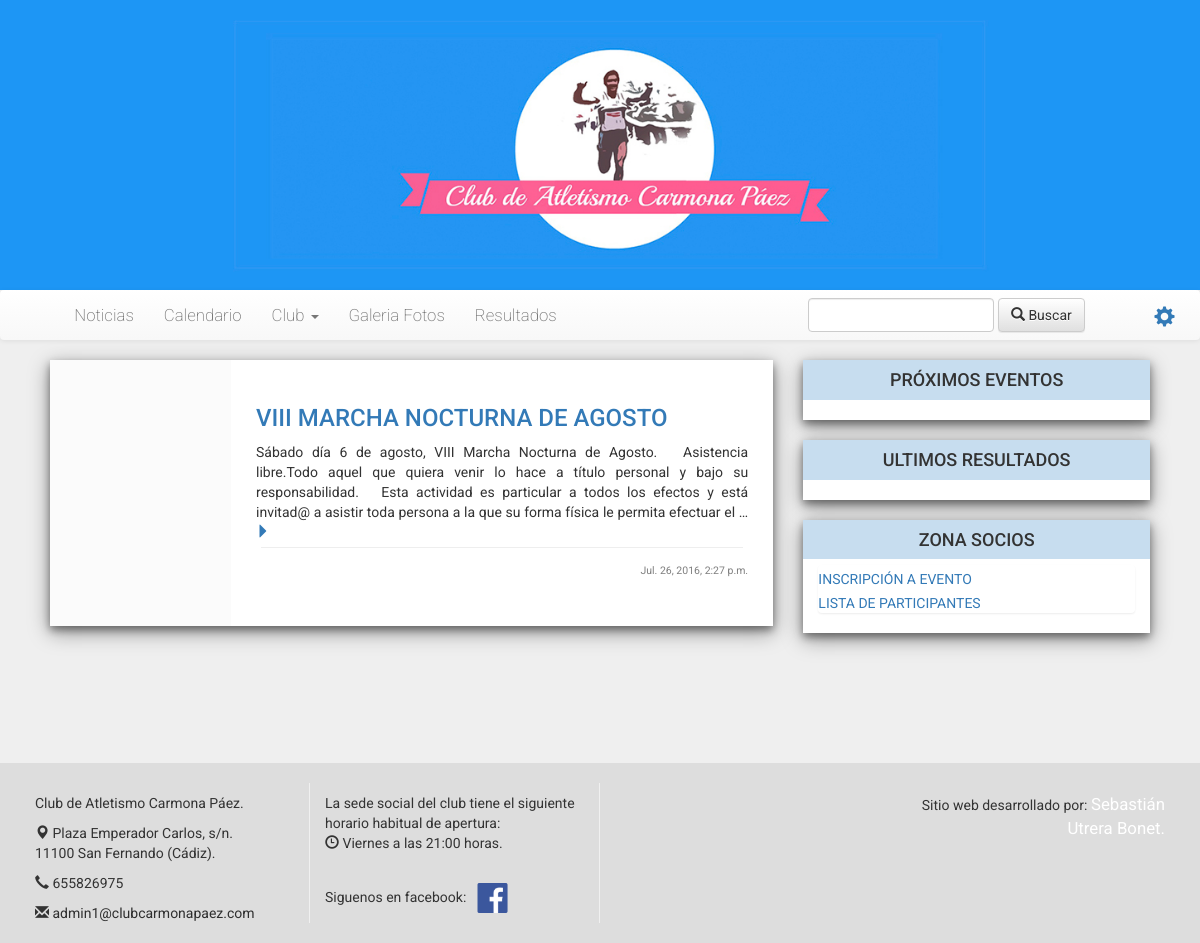
The app's page /, older data.
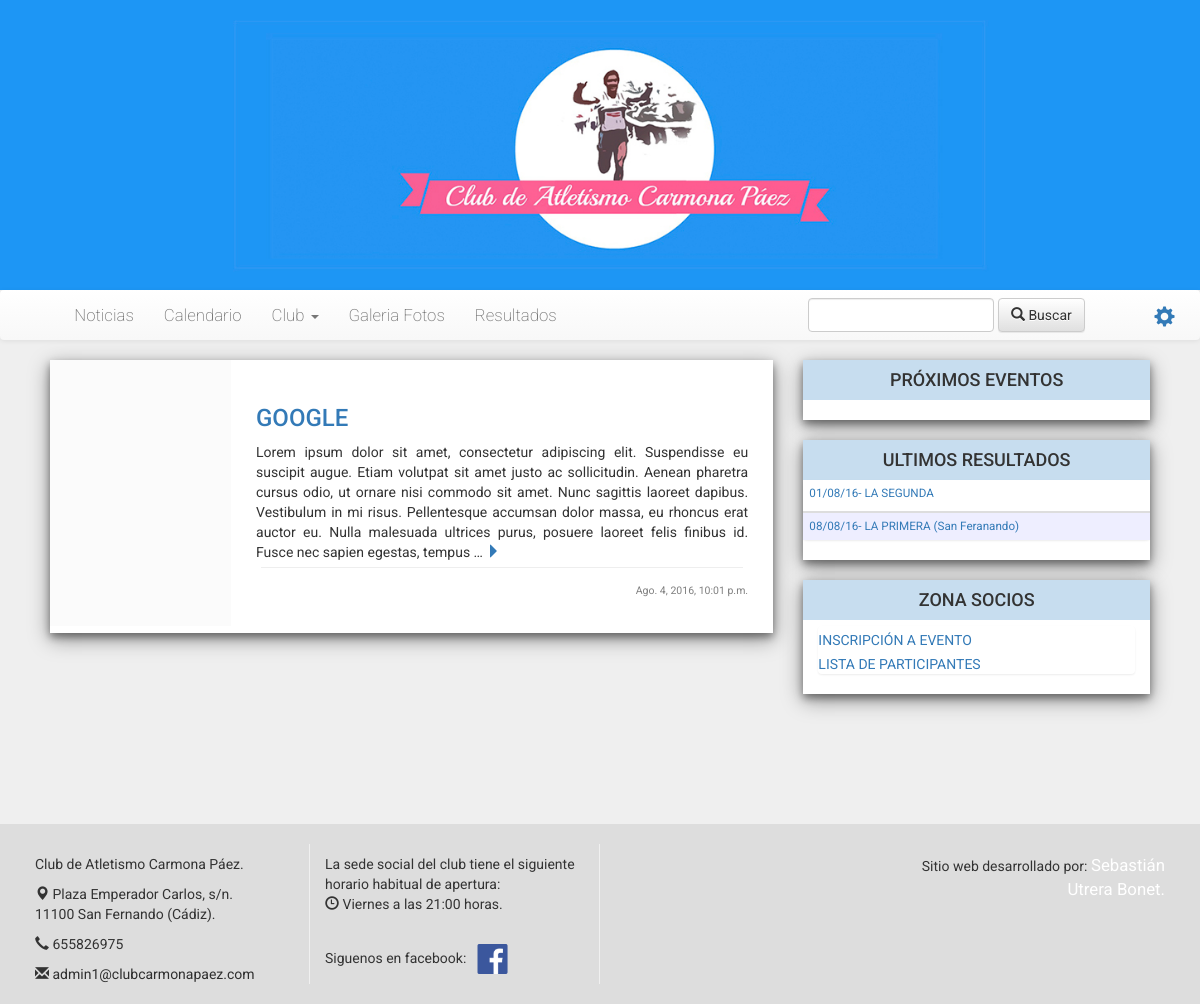
The same page, newer data.
### clubcarmona/models.py (models this page shows, shortened)
class Post(models.Model):
	autor = models.ForeignKey('auth.User')
	titulo = models.CharField(max_length=250)
	texto = RichTextField(max_length=99999999)
	fecha = models.DateTimeField(default=timezone.now)
	fecha_publicacion = models.DateTimeField(blank=True, null=True, default=timezone.now)
	foto = models.ImageField(upload_to='static/img/proximosEventos', default="nofoto.jpg", null=True)

class Carrera(models.Model):
	titulo = models.CharField(max_length=250)
	fecha = models.DateTimeField(default=timezone.now)
	foto = models.ImageField(upload_to='static/img/proximosEventos', default="nofoto.jpg", null=True)
	texto = RichTextField(max_length=99999999,blank=True, null=True)
	link = models.CharField(max_length=200, blank=True, null=True)
	ciudad = models.CharField(max_length=200, blank=True, null=True)
	provicia = models.CharField(max_length=200, default='Cádiz')
	distancia = models.IntegerField(blank=True, null=True)
	precio = models.FloatField(default=0, blank=True, null=True)
	tipo = models.ForeignKey(Tipo)
	galeria_fotos_1 = models.CharField(max_length=9999, null=True, blank=True)
	galeria_fotos_2 = models.CharField(blank=True, null=True,max_length=9999)
	galeria_fotos_3 = models.CharField(blank=True, null=True,max_length=9999)
	resultado = models.FileField(upload_to='static/resultados', null=True, blank=True)

### clubcarmona/views.py (the view)
# urls.py: url(r'^$', views.post_list, name='home'),
def post_list(request):
   hoy = timezone.datetime.today()
   carreras = Carrera.objects.all().order_by('fecha')[0:10:]
   proximos = Carrera.objects.filter(fecha__gte=datetime.today())[:7]
   carrera = Carrera.objects.all().order_by('fecha')
   mes = {1:"ENERO",2:"FEBRERO",3:"MARZO",4:"ABRIL",5:"MAYO",6:"JUNIO",7:"JULIO",8:"AGOSTO",9:"SEPTIEMBRE",int(10):"OCTUBRE",int(11):"NOVIEMBRE",int(12):"DICIEMBRE"}
   dias = timezone.datetime.today()+timedelta(days=20)
   init_post = Post.objects.all().order_by("fecha_publicacion").reverse()
   pag = Paginador(request, init_post, 10, 'posts')
   n = 250
   cxt = {'posts': pag['posts'],
            'totPost': init_post,
            'paginator': pag,
            'n':n,
            'hoy'     : hoy,
            'carreras':carreras,
            'mes':mes,
            'dias':dias,
            'carrera':carrera,
            'proximos':proximos,
          }
   return render(request, 'Club/post_list.html',cxt)

### clubcarmona/templates/Club/post_list.html (shortened to what this page needs)
{% extends 'Club/plantilla.html' %}
{% load staticfiles %}
{% block content %}
    {% for post in posts %}
        <div class="col-lg-12 col-md-12 col-xs-12 col-lg-push-0 polaroid"
             style=" padding: 0; margin: 0px 0 20px 0; background-color: white;">
            {% if post.foto != 'nofoto.jpg' %}
            <div class="col-lg-3 col-md-3 img-responsive"
                 style="margin: 0px; padding: 0; background-color: rgba(240,240,240,0.3)">
                <div style="background-image: url({{ post.foto }});background-repeat: no-repeat; background-size: cover; background-position: top; max-height: 21em; min-height:19em;  width: auto; min-width: 10em;"></div>
            </div>
            <div class="col-lg-9 col-md-7 col-lg-offset-0 col-md-offset-1"
                 style="padding: 1.8em; text-align: justify;">
                <a href="ficha/{{ post.id }}">
                    <h3 style="text-align: left;">{{ post.titulo|upper }}</h3>
                </a>
                {% autoescape off %}
                    {{ post.texto|truncatewords:60|striptags }}
                    {% if post.texto|length > 250 %}
                        <a href="ficha/{{ post.id }}" class="glyphicon glyphicon-triangle-right"></a>
                    {% endif %}
                {% endautoescape %}
                <hr style="margin: 5px; padding: 5px;">
                {% if post.fecha_publicacion != null %}
                    <p style="text-align: right; font-size: 0.75em; color: rgba(119, 119, 119, 0.94);">
                        {{ post.fecha_publicacion }}</p>
                {% endif %}
            </div>
            {% endif %}
        </div>
    {% endfor %}
{% endblock %}

### clubcarmona/templates/Club/plantilla.html (shortened to what the changed rows need)
{% load staticfiles %}
<!DOCTYPE html>
<html lang="es">
<head>
    <link href="{% static 'css/bootstrap.min.css' %}" rel="stylesheet">
    <link href="{% static 'css/bootstrap-theme.min.css' %}" media="screen" rel="stylesheet" type="text/css">
    <link rel="stylesheet" href="//netdna.bootstrapcdn.com/bootstrap/3.1.0/css/bootstrap.min.css">
    <link rel="stylesheet" href="//netdna.bootstrapcdn.com/bootstrap/3.1.0/css/bootstrap-theme.min.css">
    <link href="{% static 'css/style.css' %}" media="screen" rel="stylesheet" type="text/css">
</head>
<body style="background-color:#efefef; background-size: cover;" id="inicio">
<div class="container-fluid" id="bloque"
     style="background-color:transparent;   background-size: contain; padding: 20px; margin-top: 5px; margin-bottom: 90px; min-height: 382px; border: none">
    <div class="col-lg-12 col-md-12" style="margin-top:20px">
        <div class="col-lg-4 col-md-4 col-xs-12 col-xs-offset-0 pull-right" id="menu2" style="padding-bottom: 20px">
            <div class="col-lg-12 col-md-12 col-xs-12 polaroid"
                 style="background-color: white; margin:  20px 0; padding: 0 0 0px 0">
                <div class="col-lg-12" style="padding:0px; font-size: smaller">
                    <ul class=" list-group">
                        {% for r in carreras %}
                            {% if r.resultado != '' and r.fecha.date <= hoy.date %}
                                    <li class="list-unstyled" style="vertical-align: middle;background-color: {% cycle 'white' '#eef' %}; padding: 5px 6px">
                                        <a href="{{ r.resultado }}">{{ r.fecha|date:'d/m/y' }}- {{ r.titulo|upper }}
                                            {% if r.ciudad != '' %}
                                                ({{ r.ciudad|title }})
                                            {% endif %}
                                        </a>
                                    </li>
                                    {% if forloop.last != True %}
                                        <hr style="padding: 0px; border: 1px solid #ddd;  margin:{% cycle '5px 0 0 0' '0 0 5px 0' %}">
                                    {% endif %}
                            {% endif %}
                        {% endfor %}
                    </ul>
                </div>
            </div>
        </div>
        <div class="col-lg-8 col-md-8 col-xs-12 pull-left">
            {% block content %}
            {% endblock %}
        </div>
    </div>
</div>
</body>

Row changes from the older to the newer data that the page shows:
removed Post: titulo "VIII MARCHA NOCTURNA DE AGOSTO", texto "Sábado día 6 de agosto, VIII Marcha Nocturna de Agosto. Asistencia libre.Todo aquel que quiera venir lo hace a título personal y bajo su responsabilidad. Esta actividad es particular a todos los efectos y está invitad@ a asistir toda persona a la que su forma física le permita efectuar el …", fecha_publicacion "Jul. 26, 2016, 2:27 p.m."
added Carrera: fecha "01/08/16", titulo "LA SEGUNDA"
added Carrera: fecha "08/08/16", titulo "LA PRIMERA", ciudad "San Feranando"
added Post: titulo "GOOGLE", texto "Lorem ipsum dolor sit amet, consectetur adipiscing elit. Suspendisse eu suscipit augue. Etiam volutpat sit amet justo ac sollicitudin. Aenean pharetra cursus odio, ut ornare nisi commodo sit amet. Nunc sagittis laoreet dapibus. Vestibulum in mi risus. Pellentesque accumsan dolor massa, eu rhoncus erat auctor eu. Nulla malesuada ultrices purus, posuere laoreet felis finibus id. Fusce nec sapien egestas, tempus …", fecha_publicacion "Ago. 4, 2016, 10:01 p.m."
